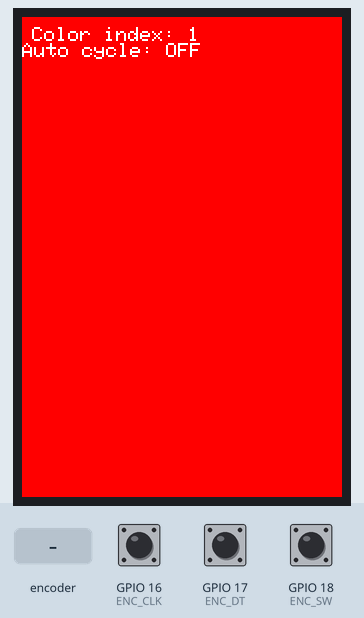
Bench run of a sketch on a simulated ESP32. Shown: 320×480 colour display. The inputs (shaded band) are chosen by the test bench; at power-on: GPIO 18 (ENC_SW) HIGH, GPIO 16 (ENC_CLK) HIGH, GPIO 17 (ENC_DT) HIGH.

Above: at 1.6 s.
1.7 s: GPIO 18 (ENC_SW) pulled LOW for 0.15 s
At 2.6 s:
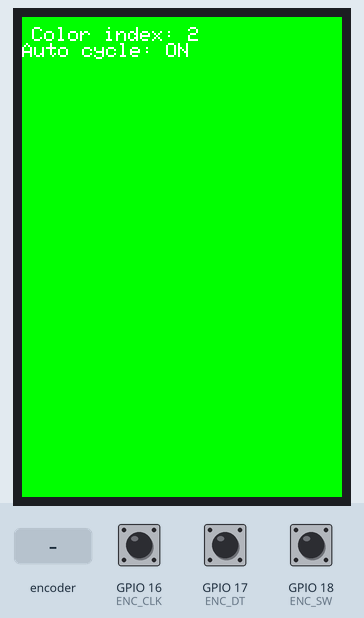
At 3.3 s:
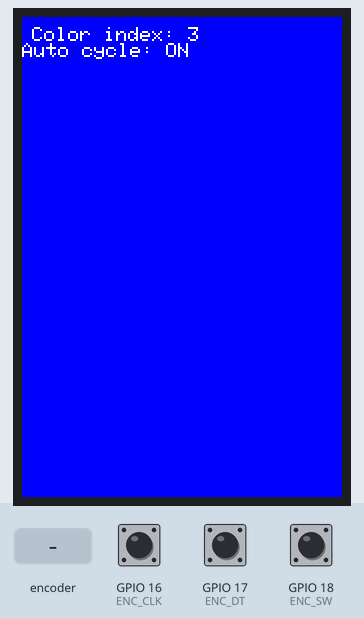
4.8 s: rotary encoder on GPIO 16 (ENC_CLK) / GPIO 17 (ENC_DT) turned 3 steps (first pin leading)
6.9 s: rotary encoder on GPIO 16 (ENC_CLK) / GPIO 17 (ENC_DT) turned 3 steps (first pin leading)
10.5 s: GPIO 18 (ENC_SW) pulled LOW for 1 s
At 11.9 s:
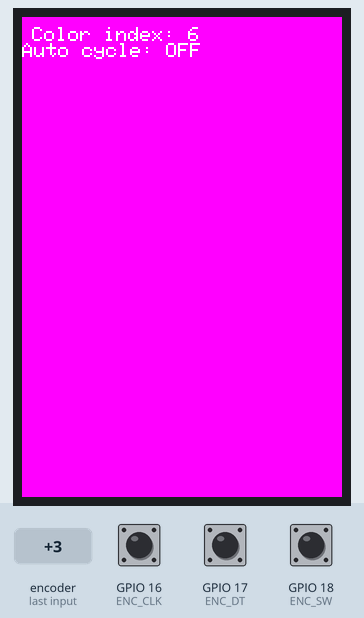
13.0 s: rotary encoder on GPIO 16 (ENC_CLK) / GPIO 17 (ENC_DT) turned 2 steps (second pin leading)
14.9 s: GPIO 18 (ENC_SW) pulled LOW for 3.2 s
At 15.7 s:
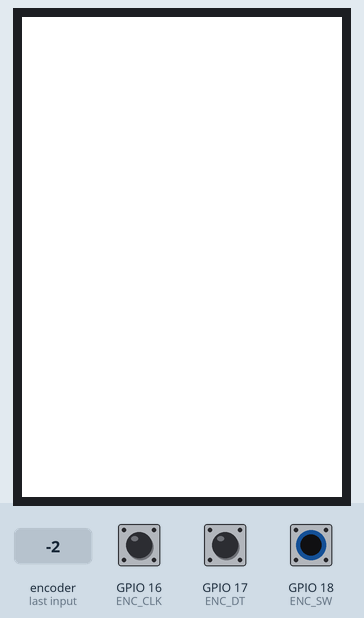
Timing chart, 0 to 17.9 s (numbered marks = the images above; inputs shaded):
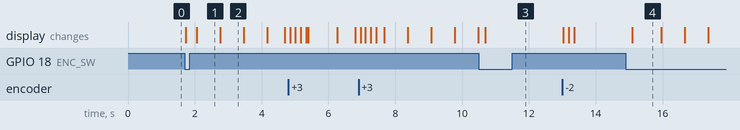

Measured:
- after the input at 1.7 s, the display: first changes at once (image 1 shows a later state)
- after the input at 10.5 s, the display: changes after 0.20 s (image 3)
- after the input at 14.9 s, the display: changes after 0.20 s (image 4)
- what the display in image 1 shows lasts 0.7 s, from 2.1 s to 2.8 s
- what the display in image 4 shows lasts 0.9 s, from 15.1 s to 16.0 s

The sketch:

buttonand_screen_test1.ino
```cpp
#include <LovyanGFX.hpp>

// ---------- Your 8-bit parallel bus pins ----------
static constexpr int TFT_D0  = 1;
static constexpr int TFT_D1  = 2;
static constexpr int TFT_D2  = 3;
static constexpr int TFT_D3  = 4;
static constexpr int TFT_D4  = 5;
static constexpr int TFT_D5  = 6;
static constexpr int TFT_D6  = 7;
static constexpr int TFT_D7  = 15;

static constexpr int TFT_CS  = 10;
static constexpr int TFT_DC  = 9;   // RS/DC
static constexpr int TFT_WR  = 8;
static constexpr int TFT_RST = 14;

// ---------- KY-040 pins ----------
static constexpr int ENC_CLK = 16;
static constexpr int ENC_DT  = 17;
static constexpr int ENC_SW  = 18;

// RD must be tied to 3.3V (write-only), so we set pin_rd = -1.

class LGFX : public lgfx::LGFX_Device {
  lgfx::Panel_ILI9488   _panel;
  lgfx::Bus_Parallel8   _bus;

public:
  LGFX() {
    // Bus config
    {
      auto cfg = _bus.config();
      cfg.port = 0;
      cfg.freq_write = 6000000;
      cfg.pin_wr = TFT_WR;
      cfg.pin_rd = -1;
      cfg.pin_rs = TFT_DC;

      cfg.pin_d0 = TFT_D0;
      cfg.pin_d1 = TFT_D1;
      cfg.pin_d2 = TFT_D2;
      cfg.pin_d3 = TFT_D3;
      cfg.pin_d4 = TFT_D4;
      cfg.pin_d5 = TFT_D5;
      cfg.pin_d6 = TFT_D6;
      cfg.pin_d7 = TFT_D7;

      _bus.config(cfg);
      _panel.setBus(&_bus);
    }

    // Panel config
    {
      auto cfg = _panel.config();
      cfg.pin_cs  = TFT_CS;
      cfg.pin_rst = TFT_RST;
      cfg.pin_busy = -1;

      cfg.memory_width  = 320;
      cfg.memory_height = 480;
      cfg.panel_width   = 320;
      cfg.panel_height  = 480;

      cfg.offset_x = 0;
      cfg.offset_y = 0;

      cfg.invert = false;
      cfg.rgb_order = false; // flip to true if colors swapped

      _panel.config(cfg);
    }

    setPanel(&_panel);
  }
};

LGFX tft;

// ---------- Encoder handling ----------
volatile int32_t encDelta = 0;
volatile uint32_t lastEdgeUs = 0;

void IRAM_ATTR onEncClkChange() {
  // debounce edges (mechanical encoder)
  uint32_t now = micros();
  if (now - lastEdgeUs < 800) return;  // 0.8ms
  lastEdgeUs = now;

  // direction from DT at CLK edge
  int dt = digitalRead(ENC_DT);
  encDelta += (dt == LOW) ? +1 : -1;
}

bool buttonPressedEvent() {
  // debounced "pressed" event (active low)
  static uint32_t lastMs = 0;
  static bool lastStable = HIGH;
  static bool lastRead = HIGH;

  bool r = digitalRead(ENC_SW);
  uint32_t now = millis();

  if (r != lastRead) { lastMs = now; lastRead = r; }
  if (now - lastMs > 25) {
    if (r != lastStable) {
      lastStable = r;
      if (lastStable == LOW) return true; // pressed
    }
  }
  return false;
}

// ---------- Demo behavior ----------
uint16_t palette[] = {
  TFT_BLACK, TFT_RED, TFT_GREEN, TFT_BLUE, TFT_YELLOW, TFT_CYAN, TFT_MAGENTA, TFT_WHITE
};
int colorIndex = 1;
bool autoCycle = false;
uint32_t lastAutoMs = 0;

void showColor() {
  tft.fillScreen(palette[colorIndex]);
  tft.setTextSize(2);
  tft.setTextColor(TFT_WHITE, palette[colorIndex]);
  tft.setCursor(10, 10);
  tft.printf("Color index: %d\n", colorIndex);
  tft.printf("Auto cycle: %s", autoCycle ? "ON" : "OFF");
}

void setup() {
  // TFT
  tft.init();
  tft.setRotation(0);
  tft.fillScreen(TFT_BLACK);

  // Encoder pins
  pinMode(ENC_CLK, INPUT_PULLUP);
  pinMode(ENC_DT,  INPUT_PULLUP);
  pinMode(ENC_SW,  INPUT_PULLUP);

  // Interrupt on CLK changes (works well on ESP32)
  attachInterrupt(digitalPinToInterrupt(ENC_CLK), onEncClkChange, CHANGE);

  showColor();
}

void loop() {
  // consume encoder delta safely
  int32_t d;
  noInterrupts();
  d = encDelta;
  encDelta = 0;
  interrupts();

  if (d != 0) {
    colorIndex += (d > 0) ? 1 : -1;
    int n = (int)(sizeof(palette) / sizeof(palette[0]));
    if (colorIndex < 0) colorIndex = n - 1;
    if (colorIndex >= n) colorIndex = 0;
    showColor();
  }

  if (buttonPressedEvent()) {
    autoCycle = !autoCycle;
    showColor();
  }

  if (autoCycle && millis() - lastAutoMs > 700) {
    lastAutoMs = millis();
    colorIndex = (colorIndex + 1) % (int)(sizeof(palette) / sizeof(palette[0]));
    showColor();
  }

  delay(5);
}
```
